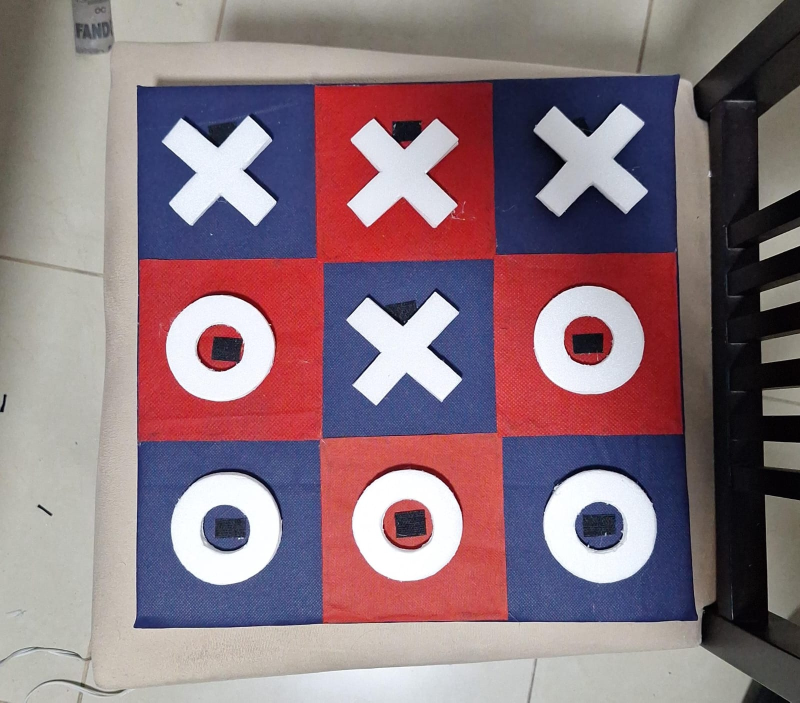
#> input picture src/model/interface/prueba.jpeg, 1600 x 1405 px, given in place of the camera (shown at 1/2 size)
$ python pruebaCam.py
#> lines starting #> are read from the running program, lines starting #| are printed output that depends on the picture
import cv2
import numpy as np
import time

# Función auxiliar para determinar si un contorno es circular (O)
# [56 lines left out: functions es_circulo, es_x, es_borde_de_celda, procesar_imagen, not called in this run]

# Función principal que mantiene la matriz constante hasta que hay un cambio y toma una captura cada 1.5 segundos
def main():
    cam = cv2.VideoCapture(0)  # Abrir la cámara
    matriz_anterior = None
    ultimo_tiempo_captura = time.time()

    while True:
        ret, frame = cam.read()  # Leer el frame de la cámara
#> frame is the input picture: shape (1405, 1600, 3); mean B, G, R 125.3, 116.8, 139.2
        if not ret:
            print("No se pudo capturar la imagen")
            break

        # Efecto espejo y rotación de 90 grados a la derecha
        frame = cv2.flip(frame, 1)  # Quitar el efecto espejo
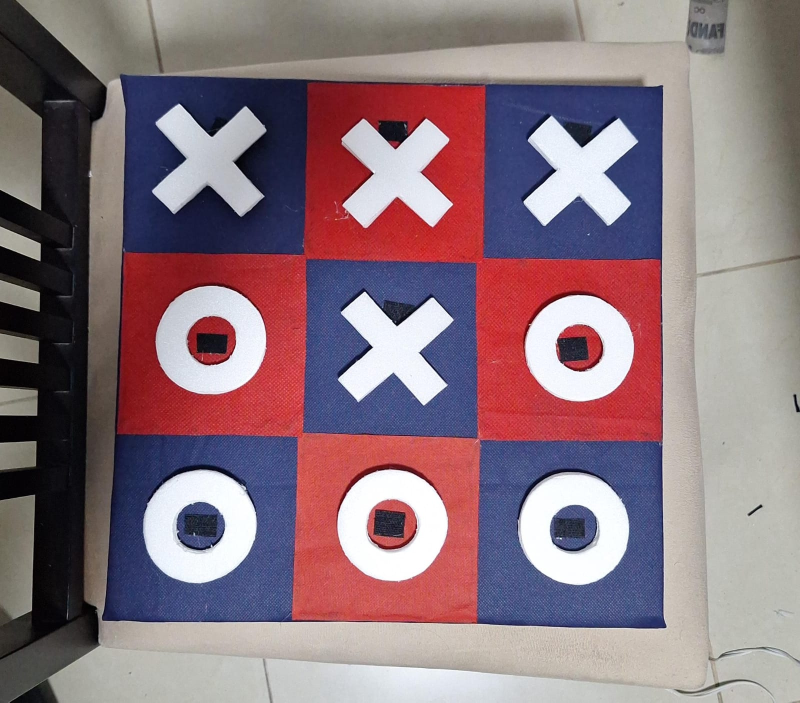
#> frame: shape (1405, 1600, 3) (shown at 1/2 size); mean B, G, R 125.3, 116.8, 139.2
        frame = cv2.flip(frame, 1)  # Quitar el efecto espejo
        frame = cv2.rotate(frame, cv2.ROTATE_90_CLOCKWISE)  # Rotar 90 grados
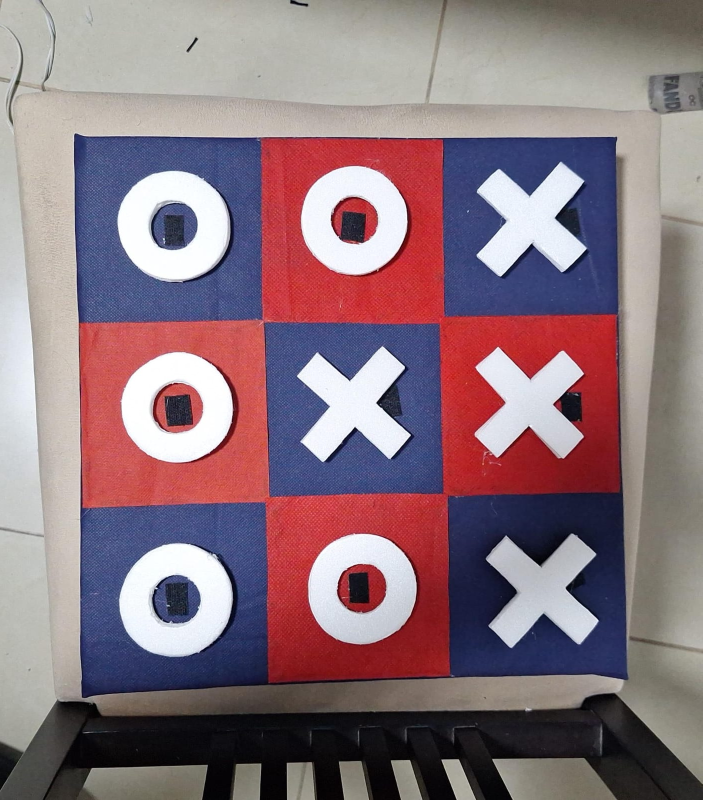
#> frame: shape (1600, 1405, 3) (shown at 1/2 size); mean B, G, R 125.3, 116.8, 139.2

        # Mostrar la cámara en vivo
        cv2.imshow("Cámara en Vivo", frame)

        # Verificar si han pasado 1.5 segundos para tomar una captura y procesar
        if time.time() - ultimo_tiempo_captura >= 1.5:
            ultimo_tiempo_captura = time.time()  # Actualizar el tiempo de la última captura

            # Procesar la imagen para detectar la matriz
            tablero, matriz_actual = procesar_imagen(frame)

            if matriz_actual is not None:
                if matriz_anterior is None or matriz_actual != matriz_anterior:
                    # Si hay un cambio en la matriz o es la primera detección
                    matriz_anterior = matriz_actual
                    print("Matriz Tic-Tac-Toe:")
                    for fila in matriz_actual:
                        print(fila)

        # Salir si se presiona 'q'
        if cv2.waitKey(1) & 0xFF == ord('q'):
#> (key q is pressed here)
            break

    cam.release()  # Liberar la cámara
    cv2.destroyAllWindows()  # Cerrar todas las ventanas

if __name__ == "__main__":
    main()
